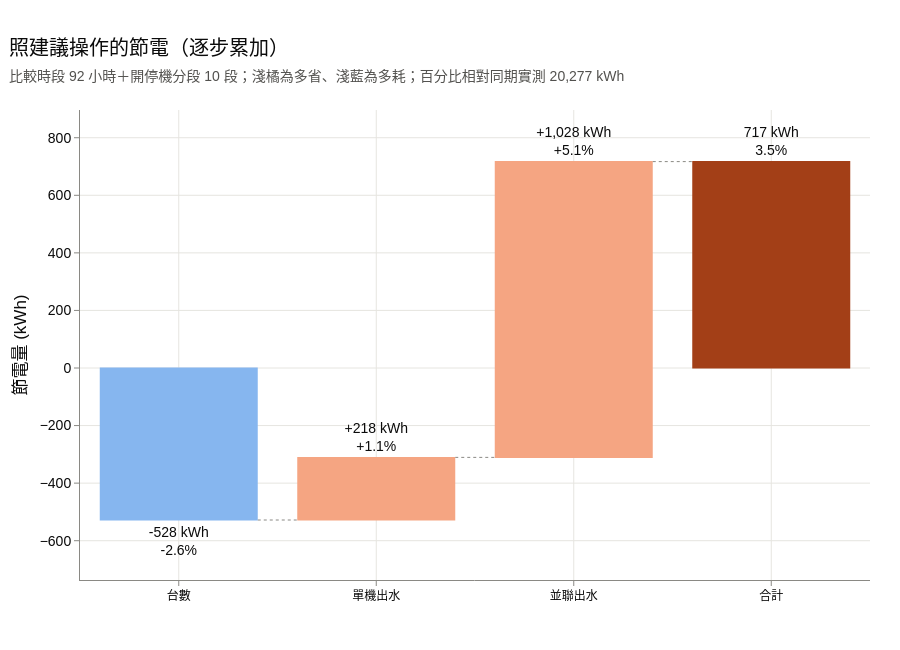

This figure's notebook cell:
### Markdown cell above
## 5. 節電彙總

各步驟**逐步累加**：每一步是相對前一步多省的電，合計 = 照建議操作（台數＋出水）的總節電

### Code cell
# 瀑布圖：每一段是相對前一步多省的電，累加到合計
LABELS = {"S1": "台數", "S2": "單機出水", "S3": "並聯出水"}
step_kwh = pd.Series({step: step_saving[step].sum() for step in LABELS})
step_pct = step_kwh / meter_kwh * 100
bar_texts = [
    f"{kwh:+,.0f} kWh<br>{percent:+.1f}%" for kwh, percent in zip(step_kwh, step_pct)
]
bar_texts += [f"{step_kwh.sum():,.0f} kWh<br>{step_pct.sum():.1f}%"]
fig = go.Figure(
    go.Waterfall(
        x=list(LABELS.values()) + ["合計"],
        y=list(step_kwh) + [step_kwh.sum()],
        measure=["relative"] * len(step_kwh) + ["total"],
        text=bar_texts,
        textposition="outside",
        showlegend=False,
        increasing=dict(marker=dict(color="#f5a582")),
        decreasing=dict(marker=dict(color="#86b6ef")),
        totals=dict(marker=dict(color="#a33f17")),
        connector=dict(line=dict(color="#8a8984", width=1, dash="dot")),
        hovertemplate="%{x}｜%{y:+,.0f} kWh<extra></extra>",
    )
)
cumulative = step_kwh.cumsum()
fig.update_yaxes(
    title_text="節電量 (kWh)",
    range=[min(0, cumulative.min()) * 1.3 - 50, max(cumulative.max(), 0) * 1.25],
)
fig.update_xaxes(tickangle=0, tickfont=dict(size=12))
show(
    fig,
    "照建議操作的節電（逐步累加）",
    f"比較時段 {N_HR} 小時＋開停機分段 {N_SEG} 段；淺橘為多省、淺藍為多耗；"
    f"百分比相對同期實測 {meter_kwh:,.0f} kWh",
    height=650,
)

# 依實際運轉方式拆分
actual_plan = np.where(units.ON1, rules.BOTH, rules.CH2_ONLY)
summary = pd.DataFrame(
    {
        LABELS[step]: pd.Series(step_saving[step]).groupby(actual_plan).sum()
        for step in LABELS
    }
)
summary["合計"] = summary.sum(axis=1)
summary.loc["合計"] = summary.sum()
summary.index.name = "實際運轉（kWh）"
summary.round(0)

### Figure 1 — Plotly figure (JSON) as saved in the notebook; plotly's stock layout.template omitted (floating-point values rounded to 4 significant figures)
{"data": [{"connector": {"line": {"color": "#8a8984", "dash": "dot", "width": 1}}, "decreasing": {"marker": {"color": "#86b6ef"}}, "hovertemplate": "%{x}｜%{y:+,.0f} kWh<extra></extra>", "increasing": {"marker": {"color": "#f5a582"}}, "measure": ["relative", "relative", "relative", "total"], "showlegend": false, "text": ["-528 kWh<br>-2.6%", "+218 kWh<br>+1.1%", "+1,028 kWh<br>+5.1%", "717 kWh<br>3.5%"], "textposition": "outside", "totals": {"marker": {"color": "#a33f17"}}, "type": "waterfall", "x": ["台數", "單機出水", "並聯出水", "合計"], "y": [-528.1, 217.5, 1028.0, 717.1]}], "layout": {"height": 650, "title": {"subtitle": {"text": "比較時段 92 小時＋開停機分段 10 段；淺橘為多省、淺藍為多耗；百分比相對同期實測 20,277 kWh"}, "text": "照建議操作的節電（逐步累加）"}, "xaxis": {"tickangle": 0, "tickfont": {"size": 12}}, "yaxis": {"range": [-736.5, 896.3], "title": {"text": "節電量 (kWh)"}}}}
